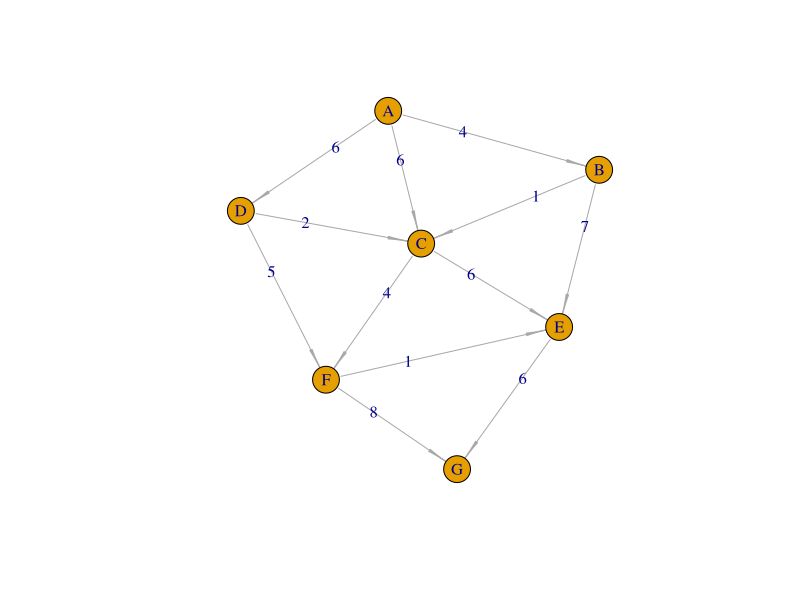

Generate this figure with R: (Note: this script raises an error after producing the figure.)
##########################
# dijkstra
# 详细文章介绍
# http://blog.fens.me/r-graph-shortest-path-dijkstra/
# @author: DanZhang
##################

library(igraph)

df<-data.frame(
  from=c("A","A","A","B","D","B","C","D","C","F","E","F"),
  to=c("B","D","C","C","C","E","E","F","F","E","G","G"),
  weight=c(4,6,6,1,2,7,6,5,4,1,6,8)
)

a<-graph_from_data_frame(df, directed = TRUE, vertices = NULL)
E(a)$arrow.size<-1
E(a)$arrow.width<-0.2
E(a)$label<-df$weight
plot(a)

shortest.paths(a,"A", algorithm = "dijkstra")

shortest.paths(a, algorithm = "dijkstra")

s_node<-all_shortest_paths(a,"A","G")$res[[1]]$name;snode
cols<-data.frame(label=V(a)$name,color=0)
cols$color[which(cols$label %in% s_node)]<-1
V(a)$color<-cols$color
plot(a)

s_vert<-data.frame(from=s_node[-length(s_node)],to=s_node[-1])
a_vert<-as_data_frame(a,what="edges")
idx<-which(paste0(a_vert$from,"-",a_vert$to) %in% paste0(s_vert$from,"-",s_vert$to))
idx

a_vert$color<-"gray"
a_vert$color[idx]<-"red"
E(a)$color<-a_vert$color
plot(a)

get.shortest.paths(a, "A")
